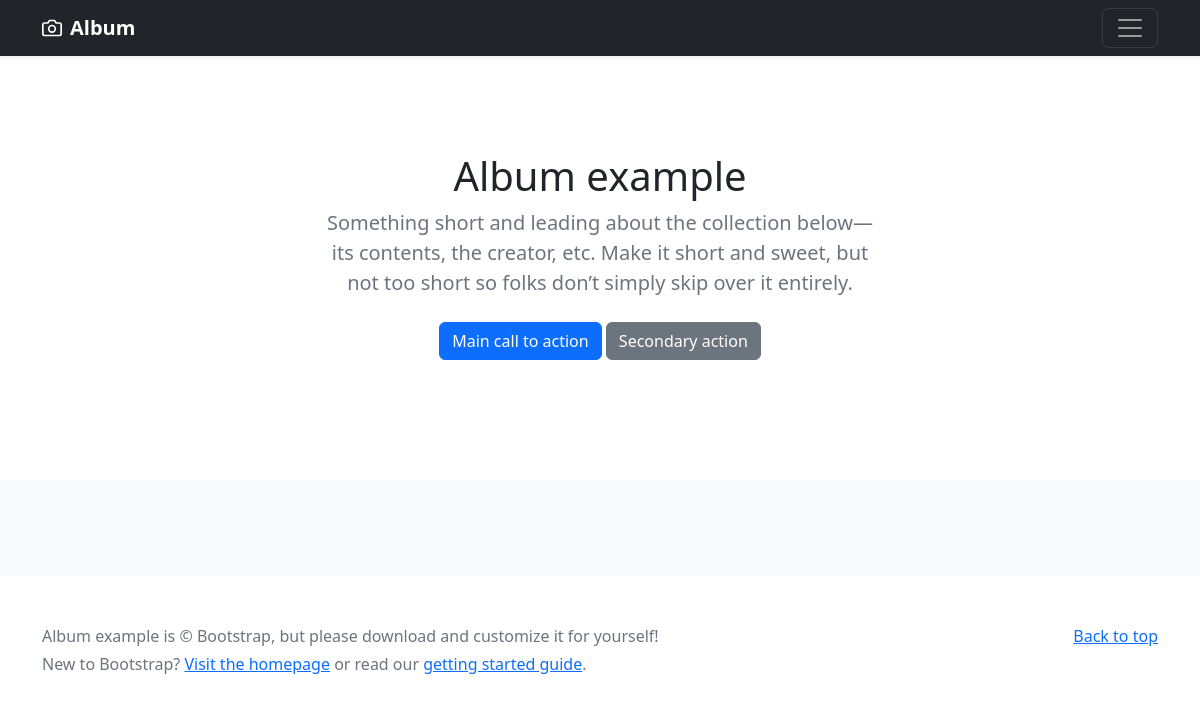
Before: / with the older database file.
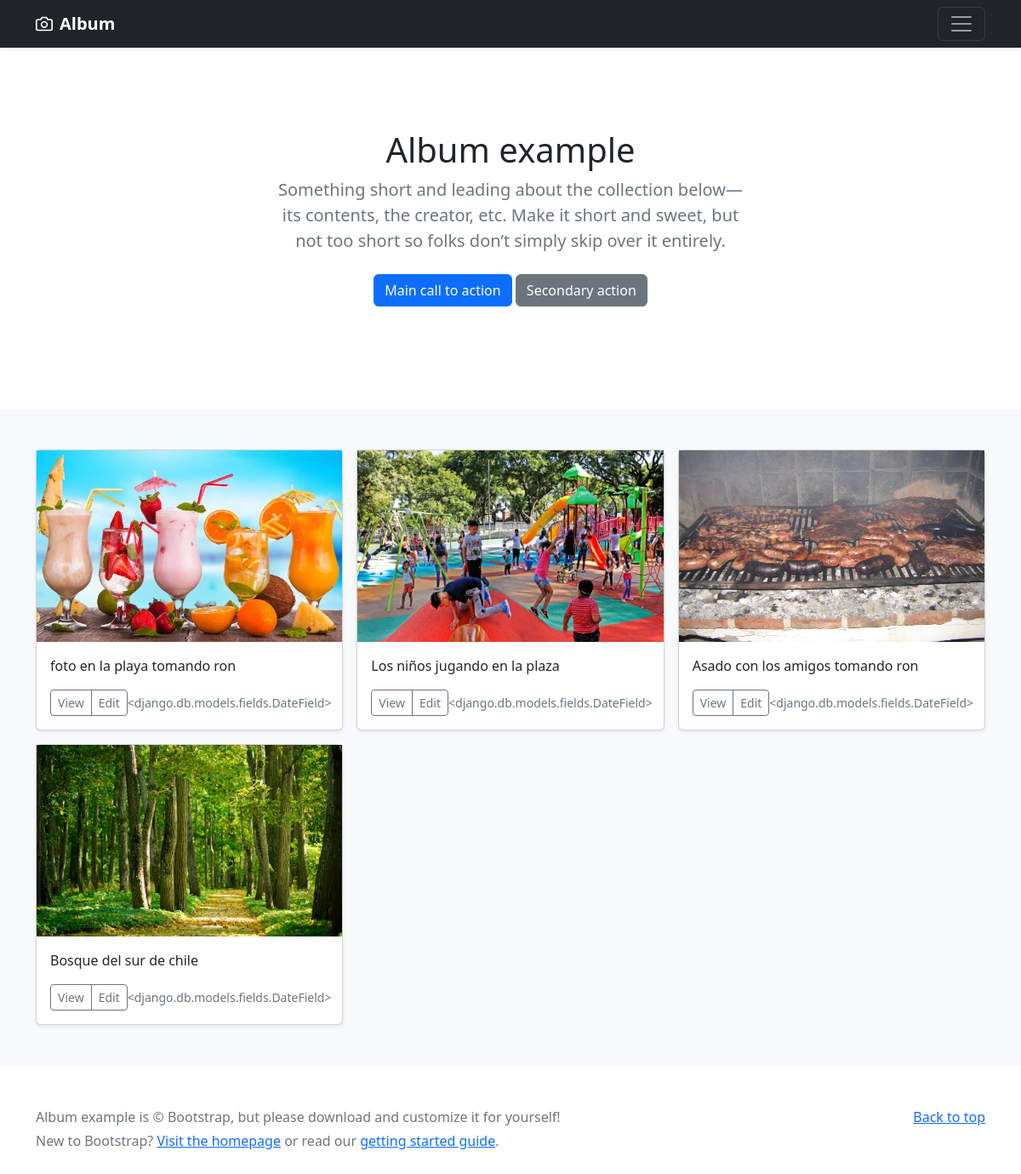
After: the same page with the newer database file.
### front/models.py (models this page shows, shortened)
class Foto(models.Model):
    idFoto = models.IntegerField(primary_key=True)
    nombreFoto = models.CharField(max_length=100)
    nombreArchivo= models.CharField(max_length=256)
    descripcion=models.CharField(max_length=500)
    fechaPublicacion=models.DateField

### front/views.py (the view)
# urls.py: path('', Index),
def Index(request):
    fotos = Foto.objects.all()
    datos ={'fotos': fotos} #par ordenado de atributo y valor que se van a pasar a la vista
    return render(request, 'index.html', datos)

### front/templates/index.html (shortened to what this page needs)
{% load static %}
<!doctype html>
<html lang="en">
  <head>
  <link href="https://cdn.jsdelivr.net/npm/bootstrap@5.2.0-beta1/dist/css/bootstrap.min.css" rel="stylesheet">
  </head>
  <body>
<header>
  <div class="navbar navbar-dark bg-dark shadow-sm">
    <div class="container">
      <a href="#" class="navbar-brand d-flex align-items-center">
        <strong>Album</strong>
      </a>
      <button class="navbar-toggler" type="button" data-bs-toggle="collapse" data-bs-target="#navbarHeader" aria-controls="navbarHeader" aria-expanded="false" aria-label="Toggle navigation">
        <span class="navbar-toggler-icon"></span>
      </button>
    </div>
  </div>
</header>
<main>
  <section class="py-5 text-center container">
    <div class="row py-lg-5">
      <div class="col-lg-6 col-md-8 mx-auto">
        <h1 class="fw-light">Album example</h1>
        <p class="lead text-muted">Something short and leading about the collection below—its contents, the creator, etc. Make it short and sweet, but not too short so folks don’t simply skip over it entirely.</p>
        <p>
          <a href="#" class="btn btn-primary my-2">Main call to action</a>
          <a href="#" class="btn btn-secondary my-2">Secondary action</a>
        </p>
      </div>
    </div>
  </section>
  <div class="album py-5 bg-light">
    <div class="container">
      <div class="row row-cols-1 row-cols-sm-2 row-cols-md-3 g-3">
        {% for foto in fotos %}
        <div class="col">
          <div class="card shadow-sm">
            <img src="{% static 'img/'%}{{foto.nombreArchivo}}" height="225" width="100%">
            <div class="card-body">
              <p class="card-text">{{foto.descripcion}}</p>
              <div class="d-flex justify-content-between align-items-center">
                <div class="btn-group">
                  <button type="button" class="btn btn-sm btn-outline-secondary">View</button>
                  <button type="button" class="btn btn-sm btn-outline-secondary">Edit</button>
                </div>
                <small class="text-muted">{{foto.fechaPublicacion}}</small>
              </div>
            </div>
          </div>
        </div>
        {% endfor %}
      </div>
    </div>
  </div>
</main>
<footer class="text-muted py-5">
  <div class="container">
    <p class="float-end mb-1">
      <a href="#">Back to top</a>
    </p>
    <p class="mb-1">Album example is &copy; Bootstrap, but please download and customize it for yourself!</p>
    <p class="mb-0">New to Bootstrap? <a href="/">Visit the homepage</a> or read our <a href="../getting-started/introduction/">getting started guide</a>.</p>
  </div>
</footer>
  </body>
</html>

Changed rows visible on the page:
added Foto: nombreArchivo (picture), descripcion "foto en la playa tomando ron", fechaPublicacion "<django.db.models.fields.DateField>"
added Foto: nombreArchivo (picture), descripcion "Los niños jugando en la plaza", fechaPublicacion "<django.db.models.fields.DateField>"
added Foto: nombreArchivo (picture), descripcion "Asado con los amigos tomando ron", fechaPublicacion "<django.db.models.fields.DateField>"
added Foto: nombreArchivo (picture), descripcion "Bosque del sur de chile", fechaPublicacion "<django.db.models.fields.DateField>"
